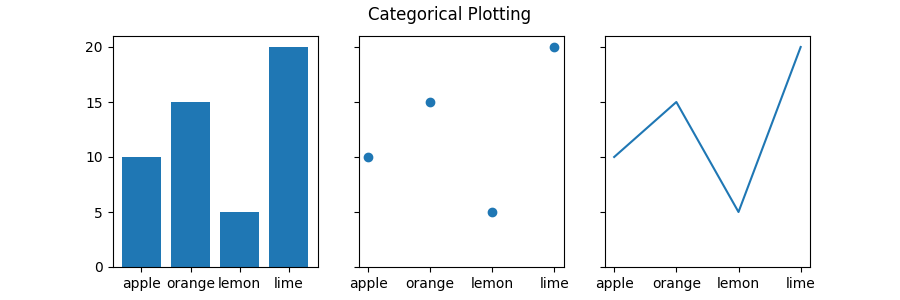

The Python source for this figure:
# 引入所需库
import matplotlib.pyplot as plt
import matplotlib

matplotlib.use('TkAgg')
# 创建数据
data = {'apple': 10, 'orange': 15, 'lemon': 5, 'lime': 20}
names = list(data.keys())
values = list(data.values())

fig, axs = plt.subplots(1, 3, figsize=(9, 3), sharey=True)
# 绘制柱状图
axs[0].bar(names, values)
# 绘制散点图
axs[1].scatter(names, values)
# 绘制折线图
axs[2].plot(names, values)
fig.suptitle('Categorical Plotting')

plt.show()
